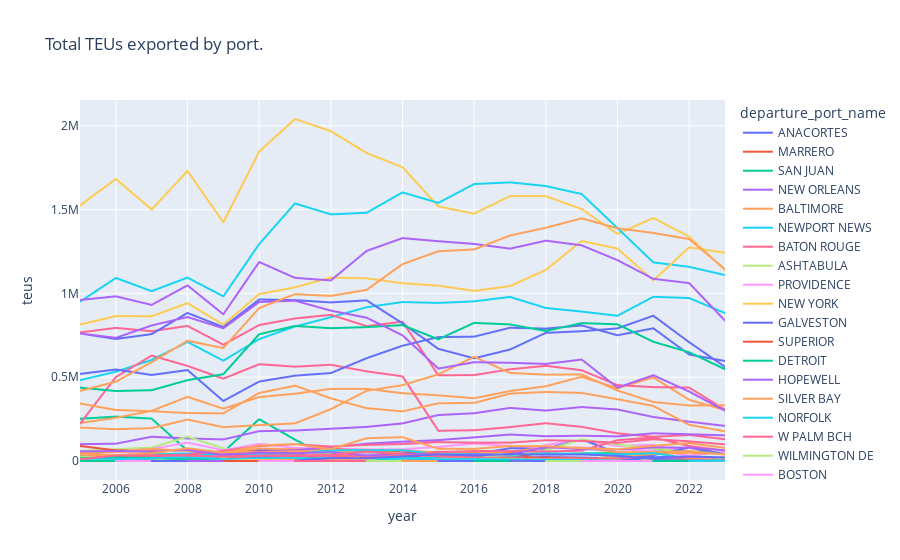

Here is the notebook cell this chart was saved with:
### Code cell
volumes_over_time_plotly(exports_lzdf, 'year', 'departure_port_name', 'teus', title='Total TEUs exported by port.')
